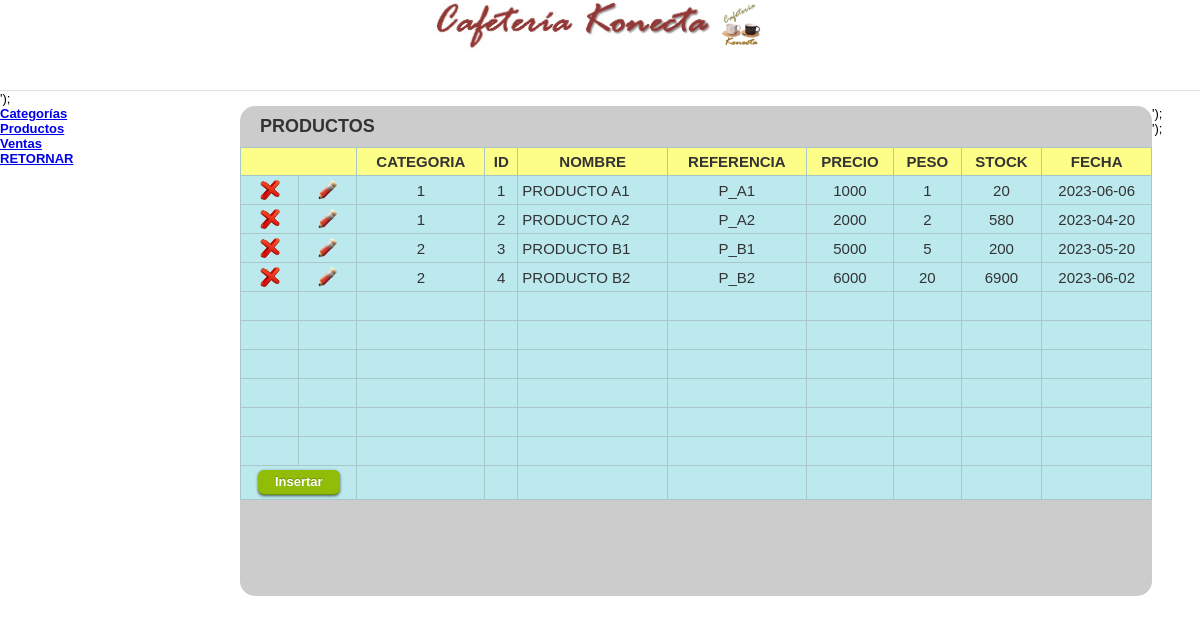
The page /konecta/ingresar.php?action=producto on the database its author committed.
### tables this page shows
CREATE TABLE `producto` (
  `categoria` varchar(5) NOT NULL,
  `id` varchar(5) NOT NULL,
  `nombre` varchar(60) NOT NULL,
  `referencia` varchar(50) NOT NULL,
  `precio` int(11) NOT NULL,
  `peso` int(11) NOT NULL,
  `stock` int(11) NOT NULL,
  `fecha` date NOT NULL
);

### konecta/app/model/db.class.php (called while the page is built, shortened)
<?php
class database{
private $conexion;
public function conectar(){
      if(!isset($this->conexion)){
         $this->conexion = new mysqli('localhost','factory_majosa','majosa24091970','factory_konecta');
      }
 }
public function consulta($sql){
     $resultado =$this->conexion->query($sql);
     return $resultado;
}
function numero_de_filas($result){
     return $result->num_rows;
}
function fetch_assoc($result){
      return $result->fetch_assoc();
}
}
?>

### konecta/app/model/producto.class.php (called while the page is built, shortened)
<?php
require_once "db.class.php";
class producto extends database {
  function total_reg(){
   $query = $this->consulta("select * from producto");
   return ($this->numero_de_filas($query));
	}
	function det_productos($inicio){
  $data=array();
  $query = $this->consulta("select * from producto
                            order by id limit ".$inicio.",10");
  if($this->numero_de_filas($query) > 0){
			while ($Array = $this->fetch_assoc($query) )
				$data[] = $Array;
	}
		return $data;
  }
}
?>

### konecta/app/views/default/modules/m.table_producto.php (the view, shortened to what this page needs)
<div class="t"><?php echo $titulo; ?></div>
<table border="0" cellspacing="0" cellpadding="0" class="hovertable" width="100%">
	  <tr>
    <th style='background-color:#fcfe88' colspan="2"></th>
	  <th style='background-color:#fcfe88'>CATEGORIA</th>
    <th style='background-color:#fcfe88'>ID</th>
	  <th style='background-color:#fcfe88'>NOMBRE</th>
    <th style='background-color:#fcfe88'>REFERENCIA</th>
    <th style='background-color:#fcfe88'>PRECIO</th>
    <th style='background-color:#fcfe88'>PESO</th>
    <th style='background-color:#fcfe88'>STOCK</th>
    <th style='background-color:#fcfe88'>FECHA</th>
	  </tr>
    <?php $cantidad=0; ?>
	  <?php foreach ($Array as $data): ?>
    <?php $cantidad++; ?>
	  <tr onmouseover="this.style.backgroundColor='#89F2AC';" onmouseout="this.style.backgroundColor='#BBE9EE';">
        <td align="center"> <img id="elemento1"  class="confirmar" src="imagenes/foto1.jpg" onClick="Eliminar(<?php echo $data['id'];?>,<?php echo $inicio; ?>,<?php echo $total_categorias; ?>)" height="20" width="20" alt="Eliminar" title="Eliminar">  </td>
        <td align="center"> <img id="elemento2"  class="confirmar" src="imagenes/editar.jpg" onClick="Editar(<?php echo $data['id'];?>,<?php echo $inicio; ?>)" height="20" width="20" alt="Editar" title="Editar">  </td>
        <td align="center"><?php echo $data['categoria'];?></td>
        <td align="center"><?php echo $data['id'];?></td>
        <td><?php echo ($data['nombre']);?></td>
        <td align="center"><?php echo $data['referencia'];?></td>
        <td align="center"><?php echo $data['precio'];?></td>
        <td align="center"><?php echo $data['peso'];?></td>
        <td align="center"><?php echo $data['stock'];?></td>
        <td align="center"><?php echo $data['fecha'];?></td>
	  </tr>
	  <?php endforeach; ?>
            <?php
            if ($cantidad>=1 && $cantidad<10){
                  for ($i=1; $i<=10-$cantidad; $i++) {  ?>
                     <tr onmouseover="this.style.backgroundColor='#89F2AC';" onmouseout="this.style.backgroundColor='#BBE9EE';">
                     <td align="center"> <img id="elemento1"  class="confirmar" src="imagenes/foto1b.jpg" height="20" width="20" >  </td>
                     <td align="center"> <img id="elemento2"  class="confirmar" src="imagenes/foto1b.jpg" height="20" width="20" >  </td>
                     <td></td><td></td> <td></td><td></td><td></td><td></td><td></td><td></td>
	             </tr>
                 <?php }
                    if($total_productos>10){ ?>
                        <tr>
                        <td align="center" colspan="2"><INPUT TYPE="button" class="button medium green" id="bton_insertar" value="  Insertar  "></td>
                        <td></td><td></td> <td></td><td></td><td></td><td></td><td></td><td></td>
                        <td align="center">
                        <INPUT TYPE="button" class="button medium green" name="restar" onclick="disminuir(<?php echo $inicio; ?>);" value=" <<  Anterior  ">
                        </td>
                        </tr>
                     <?php } else { ?>
                        <tr>
                        <td align="center" colspan="2"><INPUT TYPE="button" class="button medium green" id="bton_insertar" value="  Insertar  "></td>
                        <td></td><td></td> <td></td><td></td><td></td><td></td><td></td><td></td>
                        </tr>
                     <?php }
             } ?>
            </table>

### konecta/app/views/default/css/estilo.css (style rules this page uses)
* { padding: 0; margin: 0; }
body { font-family: Verdana, Arial, Helvetica, sans-serif; font-size: 13px; background-color:#FFFFFF; }
#wrapper { margin: 0 auto; width: 100%; }
#header { width: 100%; float: left; height: 90px; background:#FFFFFF; border-bottom:1px solid #D9E3E5; }
#leftcolumn { height:inherit; width: 20%; float: left; }
#content { float: left; color: #333; background:#CCCCCC; width:76%; height:490px; display: inline; border-radius:15px; }
.t { font-size:18px; font-weight:bold; margin:10px 0 10px 0; padding-left:20px; }
.confirmar { cursor:pointer; }
table.hovertable { font-family: verdana,arial,sans-serif; font-size:15px; color:#333333; border-width: 1px; border-color: #999999; border-collapse: collapse; }
table.hovertable th { background-color:#c3dde0; border-width: 1px; padding: 5px; border-style: solid; border-color: #a9c6c9; }
table.hovertable tr { background-color:#BBE9EE; }
table.hovertable td { border-width: 1px; padding: 4px; border-style: solid; border-color: #a9c6c9; }
.button, .button:visited { background: #222 url(http://sites.google.com/site/zavaletaster/Home/overlay.png) repeat-x; display: inline-block; padding: 5px 10px 6px; color: #FFF; text-decoration: none; -moz-border-radius: 6px; -webkit-border-radius: 6px; -moz-box-shadow: 0 1px 3px rgba(0,0,0,0.6); -webkit-box-shadow: 0 1px 3px rgba(0,0,0,0.6); text-shadow: 0 -1px 1px rgba(0,0,0,0.25); border-top: 0px; border-left: 0px; border-right: 0px; border-bottom: 1px solid rgba(0,0,0,0.25); position: relative; cursor:pointer; }
.button, .button:visited,.medium.button, .medium.button:visited { font-size: 13px; font-weight: bold; line-height: 1; text-shadow: 0 -1px 1px rgba(0,0,0,0.25); }
.green.button, .green.button:visited { background-color: #91BD09; }

### rows shown on the page
producto: categoria "1", id "1", nombre "PRODUCTO A1", referencia "P_A1", precio "1000", peso "1", stock "20", fecha "2023-06-06"
producto: categoria "1", id "2", nombre "PRODUCTO A2", referencia "P_A2", precio "2000", peso "2", stock "580", fecha "2023-04-20"
producto: categoria "2", id "3", nombre "PRODUCTO B1", referencia "P_B1", precio "5000", peso "5", stock "200", fecha "2023-05-20"
producto: categoria "2", id "4", nombre "PRODUCTO B2", referencia "P_B2", precio "6000", peso "20", stock "6900", fecha "2023-06-02"

### other values the page prints
$titulo "PRODUCTOS"
